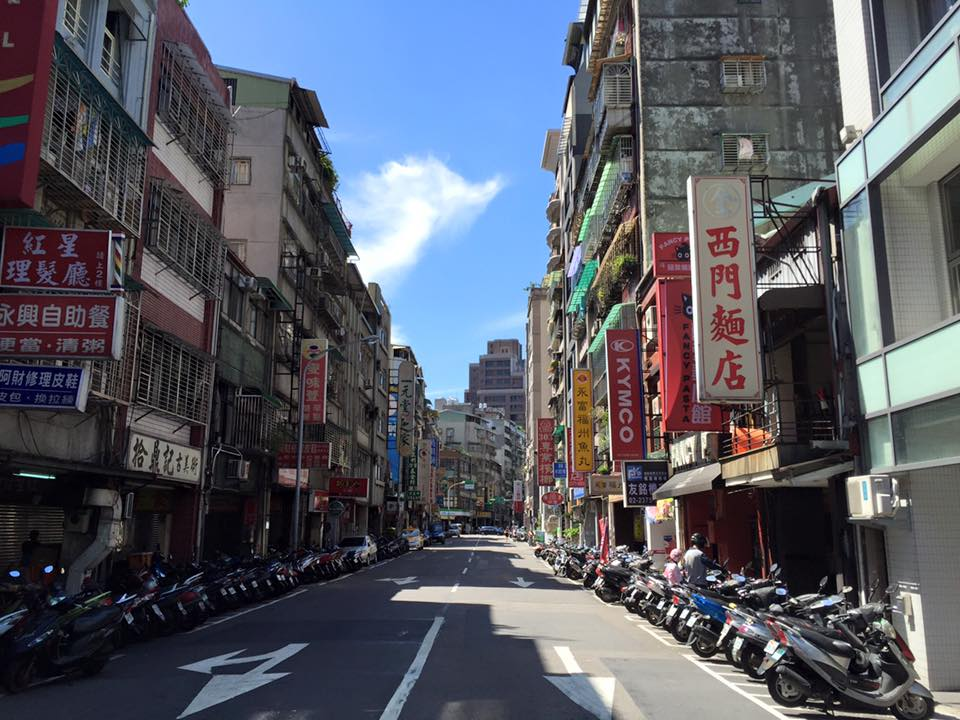
#> input picture Taipei_street.jpg, 960 x 720 px
$ jupyter execute 'Image practice.ipynb'   (shell and % lines are left out)
#> lines starting #> are read from the running program, lines starting #| are printed output that depends on the picture; after the words box and inside, x2 and y2 are one past the last pixel; in counts of white or black regions, pixels touching at a corner belong together
## reading in an image

Read in various Python libraries you'll need.

[cell 1]
#importing some useful packages
import matplotlib.pyplot as plt
import matplotlib.image as mpimg
import numpy as np
import cv2
#GUI event loop, ensures plots appear here in the Jupyter notebook.

#added from image tutorial:
import os
import pandas as pd

http://matplotlib.org/users/image_tutorial.html

[cell 2]
#reading in an image
image = mpimg.imread('Taipei_street.jpg')
#> image is the input picture: shape (720, 960, 3); mean R, G, B 88.3, 91.5, 101.7
#printing out some stats and plotting
print('This image is:', type(image), 'with dimesions:', image.shape)
#| This image is: <class 'numpy.ndarray'> with dimesions: (720, 960, 3)
plt.imshow(image)  #call as plt.imshow(gray, cmap='gray') to show a grayscaled image

[cell 3]
cropped = image[:100, :100] # y, x? limits are inclusive
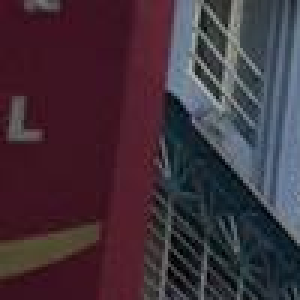
#> cropped: shape (100, 100, 3) (shown 3 times larger); mean R, G, B 65.8, 49, 58.8
plt.imshow(cropped)
print('size: ' + str(cropped.size))
#| size: 30000
print('shape: ' + str(cropped.shape))
#| shape: (100, 100, 3)
print('type: ' + str(cropped.dtype))
#| type: uint8

Note that the image type is "numpy.ndarray".

[cell 4]
image[400,400] #pixel values at x = 400, y = 400, returned values are R,G,B, type is "unsigned integer, 8 bits"
#> Out = [90, 94, 93]

[cell 5]
image[400,]
#> Out = 960 rows, first 8: [18, 18, 54], [22, 22, 58], [32, 32, 68], [47, 47, 83], [55, 55, 91], [42, 42, 78], [14, 14, 50], [0, 0, 32]

[cell 6]
plt.plot(image[400,:,0]) #intensity of values on one single line crossing the image at 400th pixel
#> figure, not shown here; curve peaks at x = 608, y = 255

[cell 7]
image[200:203, 200:203, 0]
#> Out = [[153, 163, 150], [147, 158, 161], [160, 150, 158]]

[cell 8]
red_img = image[:,:,0]
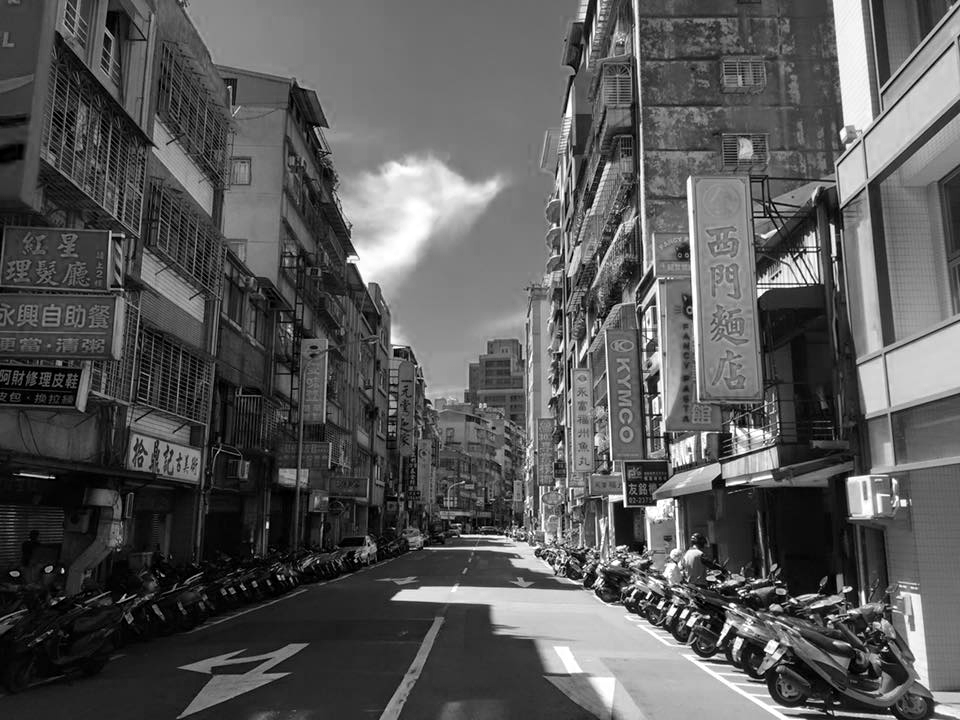
#> red_img: shape (720, 960); min 0, max 255, mean 88.3

This is numpy array slicing, to leave only one color channel. See image below.

[cell 9]
plt.imshow(red_img)

[cell 10]
print('This image is:', type(red_img), 'with dimesions:', red_img.shape)
#| This image is: <class 'numpy.ndarray'> with dimesions: (720, 960)

[cell 11]
red_img[400,400] # note that a single value, corresponding to the third array is displayed.
#> Out = 90

When this no color image is generated, the system uses a default color map (cmap). To get black and white images, set it to cmap = 'gray'.

[cell 12]
plt.imshow(red_img, cmap='gray')
plt.colorbar() #adds colorbar

The set_map method can also be used to set cmaps on plotted images.

[cell 13]
green_img = image[:,:,1]
plt.imshow(green_img)

[cell 14]
green_and_red = green_img + red_img # pixel by pixel addition of values

[cell 15]
plt.imshow(green_and_red)

Note how intense the colors appear on this plotted image. Keep in mind that green_and_red is just a pixel by pixel sum of values, so the values are out of the range of the initial constituent images.

[cell 16]
plt.imshow(green_and_red, cmap='gray')

[cell 17]
average = green_img/2 + red_img/2 # in effect this is an average of the two images
plt.imshow(average)

[cell 18]
plt.imshow(average, cmap='gray')

Keep in mind that this image is uint8, so the maximum values will be 255 for each pixel. This means that additions that exceed this value are truncated to 255. Also, dividing each image by two and adding, or adding first and then dividing the total, can give different values because uint8 will only consist of integer values.

It is preferable to divide each image by two before adding them, as this will give more accurate averages than having sums that are out of the 8bit range can.

Multiplying the image by a scalar is possible.

[cell 19]
def scale_img(img, scalar):
#> called with scalar = 0.5
    return img * scalar
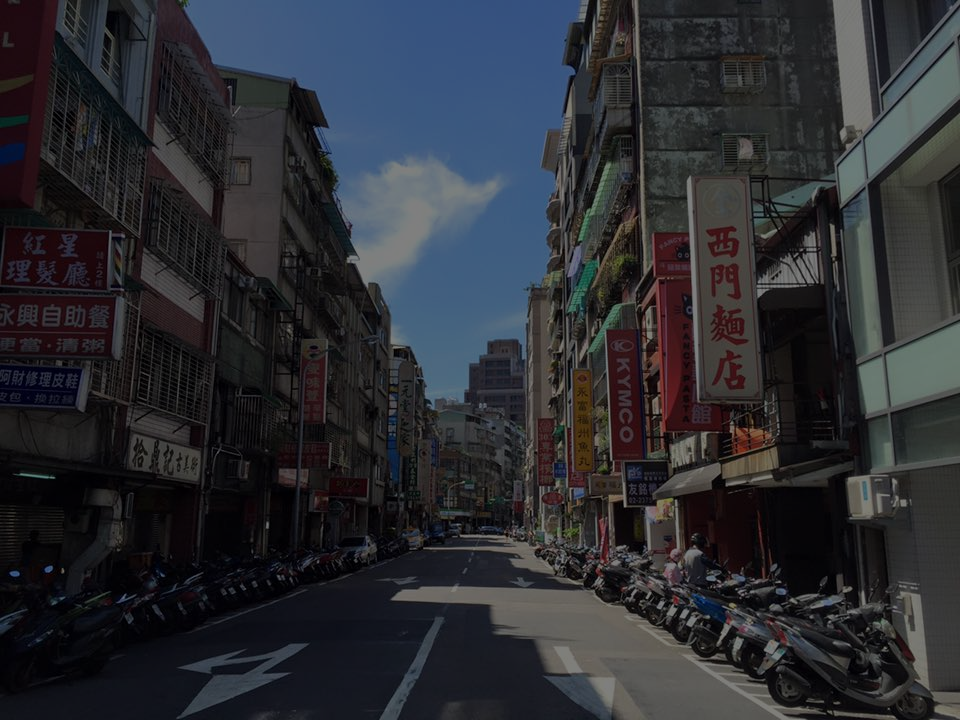
#> returned value: shape (720, 960, 3) float64; mean of channels 0, 1, 2 44.1, 45.8, 50.9; drawn as R, G, B

[cell 20]
scaled = scale_img(image, 0.5)

[cell 21]
plt.imshow(scaled)
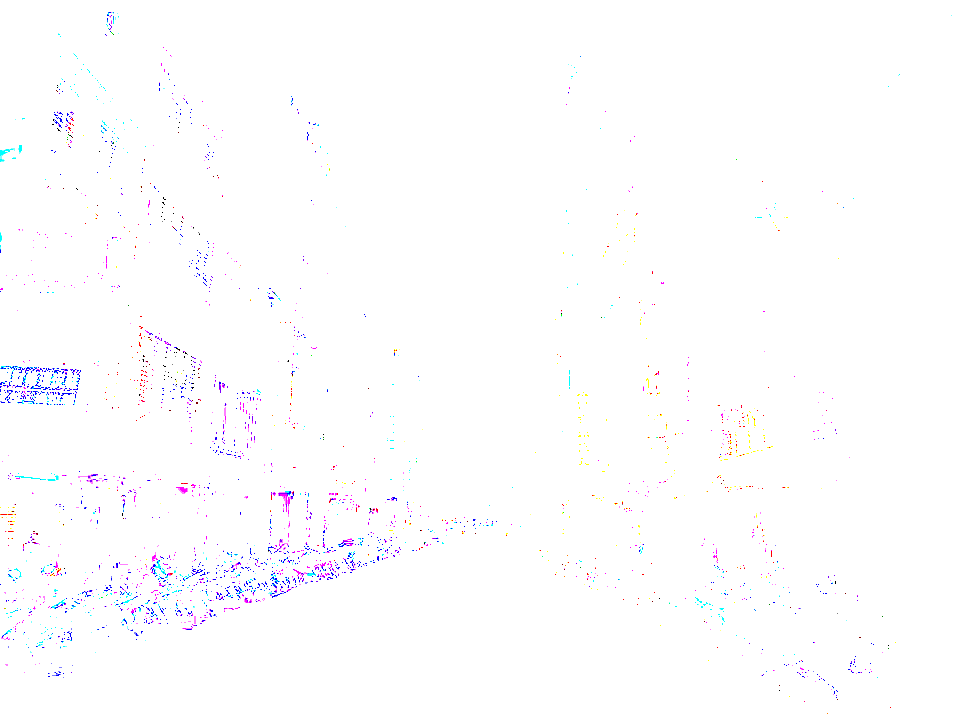
#> shown: shape (720, 960, 3) float64; mean R, G, B 0.995, 0.993, 0.999

[cell 22]
scaled[400,400]
#> Out = [45, 47, 46.5]

[cell 23]
image[400,400]
#> Out = [90, 94, 93]

You can blend two images by multiplying them by two coefficients that add up to 1, and then adding both images. i.e., you scale down the images before summing them.

Noise is just a function, which combined with the image function results in a new function.

different types of noise:
    * salt and pepper noise - black and white specks
    * impulse noise - white specks
    * gaussian noise - randomly distributed, normally distributed

You can get the difference between two images, but the lower bound is 0, so you lose the difference unless you do the operation correctly.

You can do this with (a-b)+(b-a) which gives the absolute difference (one of those will be 0, the other won't). Converting to floating point would also work.

The image packages of MATLAB and Octave have a built in function for this (OpenCV?).

[cell 24]
print(cv2.absdiff(green_img, red_img))
#> (printed output is left out)

[cell 25]
print(np.random.randn(2,5)) # prints random number, calls on numpy, 2 row, 5 numbers

randn draws random numbers from a normal (gaussian) distribution (hence the 'n'). Mean is 0, SD is 1. Getting numbers close to 0 are more likely than numbers further away from 0.

[cell 26]
noise = np.random.randn(720,960)*25 # as sigma is increased, the distribution of the gaussian noise is increased
image_with_noise = red_img + noise
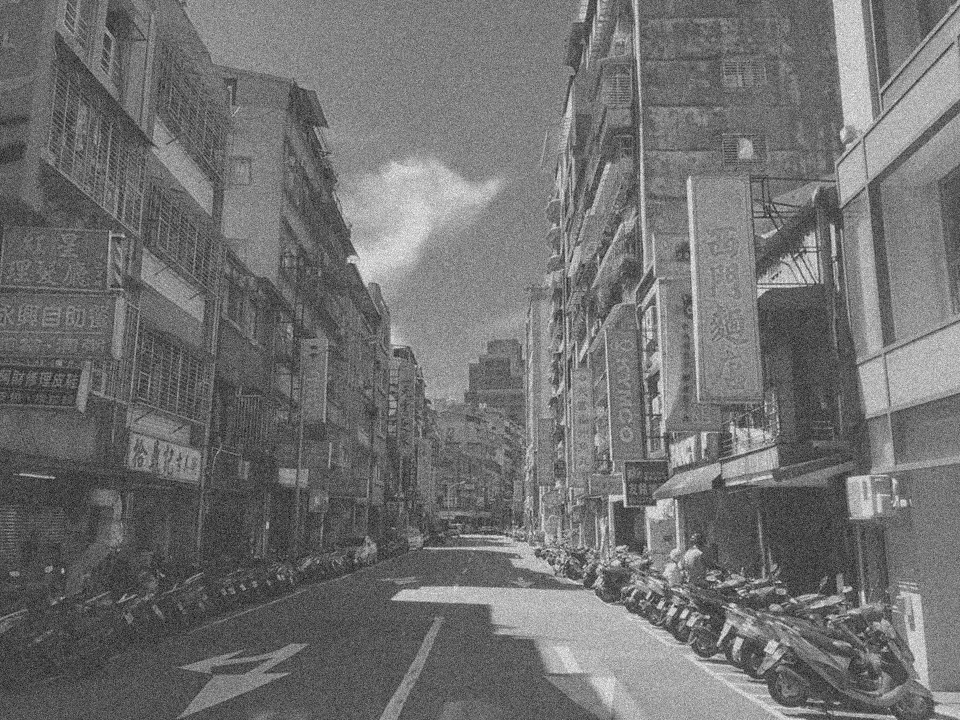
#> image_with_noise: shape (720, 960) float64; min -115.1, max 342, mean 88.3; drawn with min black and max white

[cell 27]
plt.imshow(image_with_noise, cmap='gray')

Be aware of the magnitude of the noise with respect to the magnitude of the image!!!

[cell 28]
cv_blur = cv2.GaussianBlur(image, (355, 5),0 ) # openCV gaussian blur function, arg in paren is height, width of kernel
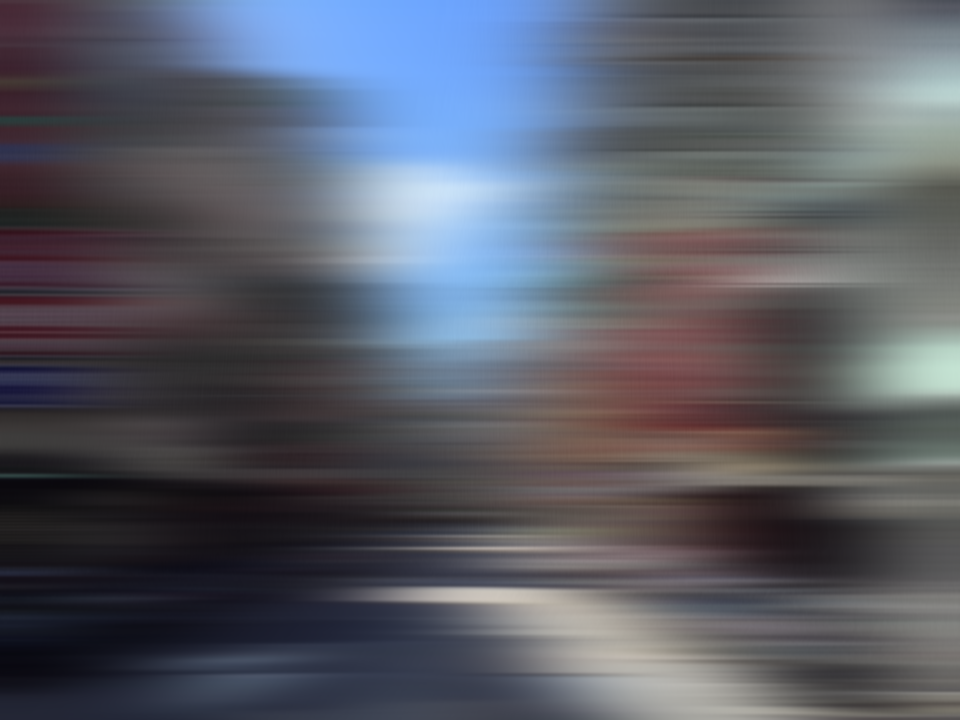
#> cv_blur: shape (720, 960, 3); mean R, G, B 88.3, 91.5, 101.8
#kernel should be odd and positive
plt.imshow(cv_blur)

If noise is distributed normally and with mean = 0, then how are negative values handled if image pixel values start at 0?

To denoise or smooth an image, make each pixel an average of the pixels around it. This gets rid of sharp edges.

Smoothing works when some assumptions are correct.

The first assumption is that the real value of a pixel is similar to the value of the nearby pixels.

The second is that the noise of each pixel is independent of the noise of all other pixels. You assume the average of the noise is zero.

It can be argued that closer pixels should contribute more to the average, so they can also be weighted to reflect this assumption.

Non-uniform weights give a smoother rendition. This is referred to as 'cross correlation'.
The 'kernel' or 'mask' used in cross correlation.

You should use odd-sized weights so the middle pixel is at the center of the weight mask.

When applying filters you want to scale the weights so they sum to 1!

Gaussian filter - "circularly symmetric (isometric) fuzzy blob"

When defining a gaussian filter you define the size of the matrix and the sigma value. NB: kernel size refers to the sigma size!

The kernel has to be big enough, but the sigma is what really matters.

In a gaussian filter the sigma is in space, whereas in noise it's in the intensity.

# Impulse function

An impulse function is an idealised function that is very narrow and very tall so that it has a unit area. At the limit it has zero width and infinite height.

**convolution** - filters flip impulse signals. It's the physics of what happens when you put a signal through the filter.

**shift invariance** - operator behaves the same everywhere. The value of the output depends on the pattern in the image neighborhood not the position of the image neighborhood.

Properties of convolution:

1. commutative (f*h = h*f)
2. associative (f(g*h) = (f*g)h)
3. identity
4. differentiation

## Boundary Issues

Several different methods:

1. clip filter (black)
2. wrap around (assumes you're looking at a periodic signal)
3. copy edge (aka, replicate method)
4. reflect across edge

Sharper - accentuates differences with local average

median filter - median filter is better than an average filter. Less responsive to extremes.
Median filters are edge-preserving, whereas average filters destroy the edges.

really effective in removing salt and pepper noise.

## Filters as template

Correlation mapping makes the brightest spot on the image be the place where the template matches the features on the image.

# coding a region of interest mask

[cell 29]
# Pull out the x and y sizes and make a copy of the image
ysize = image.shape[0]
#> ysize = 720
xsize = image.shape[1]
#> xsize = 960
region_select = np.copy(image)
plt.imshow(region_select)

[cell 30]
#points = np.array([[910, 641], [206, 632], [696, 488], [458, 485]])
#cv2.polylines(region_select, np.int32([points]), 50, (255,0,0))
cv2.line(region_select,(0,0),(150,150),(255,0,0),50)
#> region_select: shape (720, 960, 3); 1.64% of pixels changed, all inside (x1, y1, x2, y2) = (0, 0, 176, 176)
plt.imshow(region_select)
plt.savefig('region_select.jpg')

[cell 31]
# Define a triangle region of interest
# Keep in mind the origin (x=0, y=0) is in the upper left in image processing
# Note: if you run this code, you'll find these are not sensible values!!
# But you'll get a chance to play with them soon in a quiz
left_bottom = [720, 0]
right_bottom = [720, 960]
apex = [400, 480]

[cell 32]
# Fit lines (y=Ax+B) to identify the  3 sided region of interest
# np.polyfit() returns the coefficients [A, B] of the fit
fit_left = np.polyfit((left_bottom[0], apex[0]), (left_bottom[1], apex[1]), 1)
fit_right = np.polyfit((right_bottom[0], apex[0]), (right_bottom[1], apex[1]), 1)
fit_bottom = np.polyfit((left_bottom[0], right_bottom[0]), (left_bottom[1], right_bottom[1]), 1)
plt.imshow(region_select)

[cell 33]
# Find the region inside the lines
XX, YY = np.meshgrid(np.arange(0, xsize), np.arange(0, ysize))
region_thresholds = (YY > (XX*fit_left[0] + fit_left[1])) & \
                    (YY > (XX*fit_right[0] + fit_right[1])) & \
                    (YY < (XX*fit_bottom[0] + fit_bottom[1]))

# Color pixels red which are inside the region of interest
region_select[~region_thresholds] = [255, 0, 0]
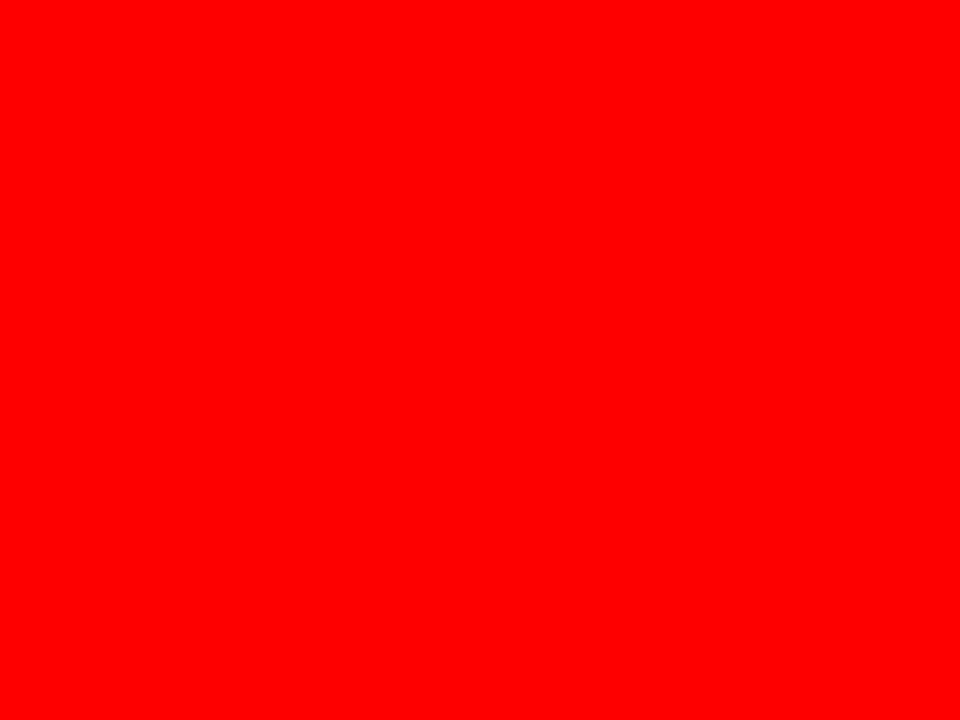
#> region_select: shape (720, 960, 3); mean R, G, B 255, 0, 0

# Display the image
plt.imshow(region_select)

$ run again, with region_select.jpg copied over Taipei_street.jpg
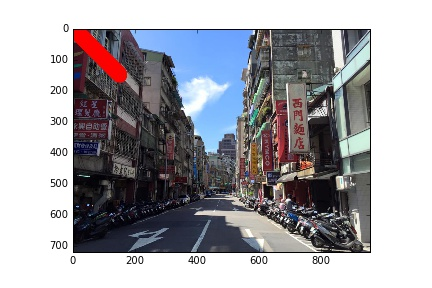
#> input picture region_select.jpg, 432 x 288 px
#> image is the input picture: shape (288, 432, 3); mean R, G, B 165, 164.5, 169.7
#| This image is: <class 'numpy.ndarray'> with dimesions: (288, 432, 3)
#> `cropped = image[:100, :100]`:
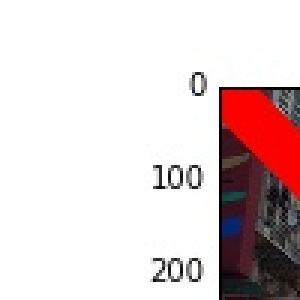
#> cropped: shape (100, 100, 3) (shown 3 times larger); mean R, G, B 223.6, 208.9, 209.6
#| size: 30000
#| shape: (100, 100, 3)
#| type: uint8
#> Out = [[35, 50, 54], [44, 54, 58], [41, 43, 44]]
#| This image is: <class 'numpy.ndarray'> with dimesions: (288, 432)
#> (printed output is left out)
#> `cv2.line(region_select,(0,0),(150,150),(255,0,0),50)`:
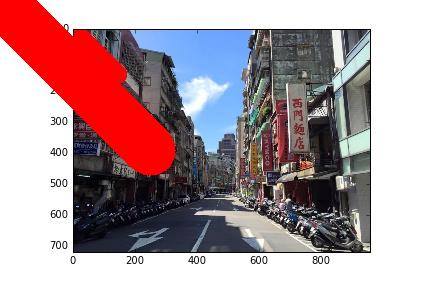
#> region_select: shape (288, 432, 3); 9.08% of pixels changed, all inside (x1, y1, x2, y2) = (0, 0, 176, 176)
